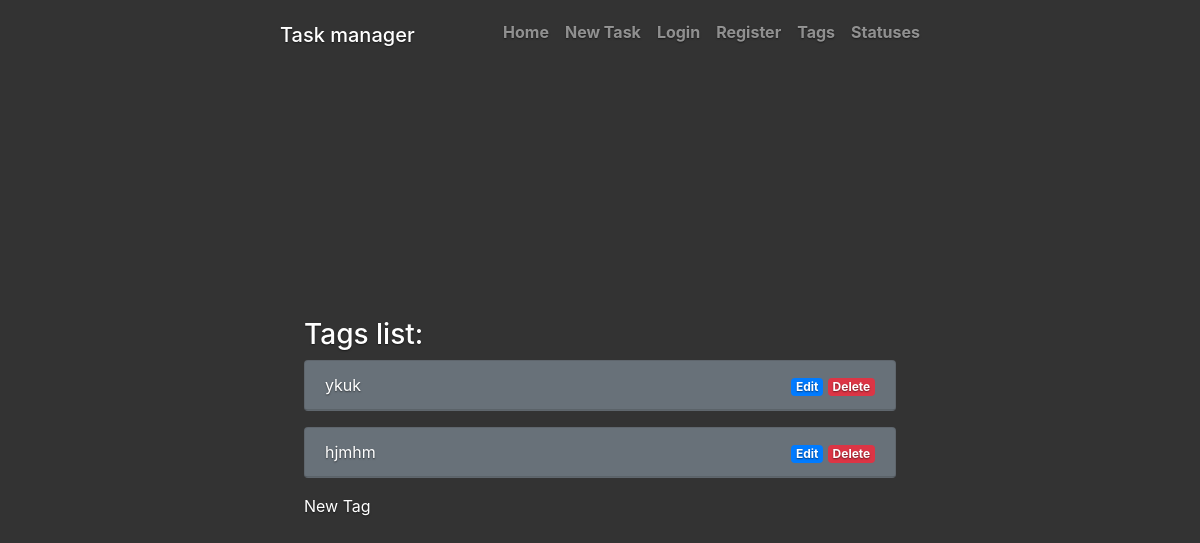
Before: /tasks/tags/ with the older database file.
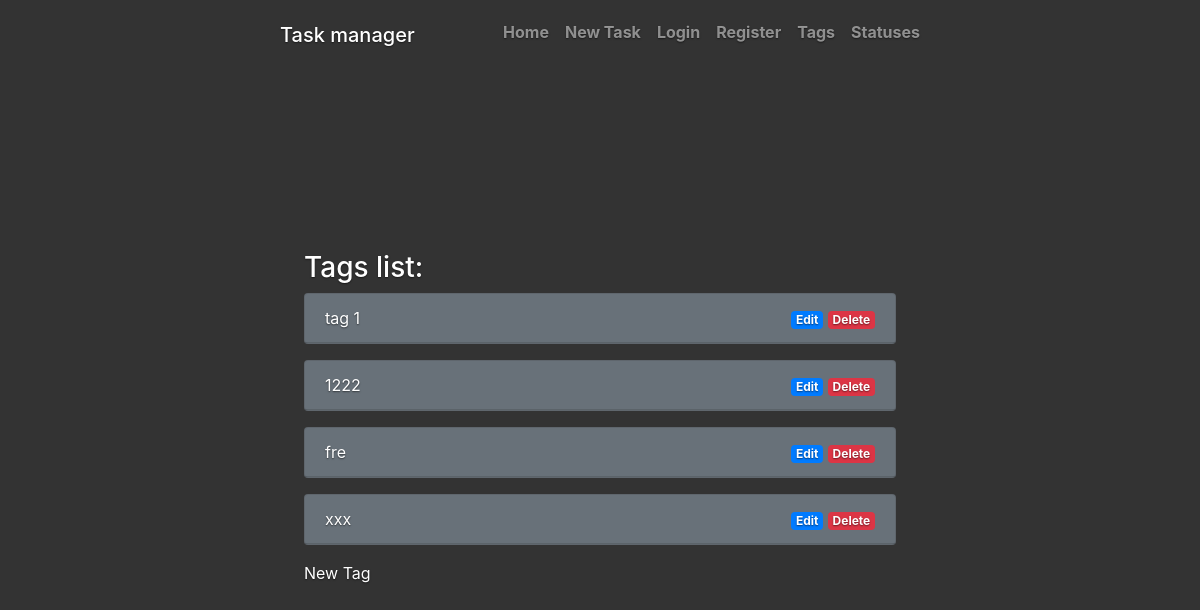
After: the same page with the newer database file.
### tasks/models.py (models this page shows, shortened)
class Tag(models.Model):
    name = models.CharField(
        max_length=200,
        unique=True,
        help_text="Enter a tag")

### tasks/views.py (the view)
# urls.py: path('tags/', views.TagsView.as_view(), name='tags'),
class TagsView(generic.ListView):
    template_name = 'tags.html'
    context_object_name = 'tags'
    def get_queryset(self):
        return Tag.objects.all()

### tasks/templates/tags.html
{% extends "base.html" %}
{% block content %}
    <h3 class="cover-heading">Tags list:</h3>
    {% if tags %}
    {% for tag in tags %}
    <div class="card text-white bg-secondary mb-3">
      <div class="card-header">
        <div class="row">
          <div class="col-md-6"><div class="text-left"><a href="{% url 'tag' tag.id %}">{{ tag.name }}</a></div></div>
          <div class="col-md-6"><div class="text-right"><a href="{% url 'tag_update' tag.id %}" class="badge badge-primary">Edit</a> <a href="{% url 'tag_delete' tag.id %}" class="badge badge-danger">Delete</a></div></div>
        </div>
      </div>
    </div>
  {% endfor %}
  {% else %}
    <p>You don't have any tags. </p>
  {% endif %}
  <p class="card-text"><a href="{% url 'tag_create'%}?next={{request.path}}">New Tag</a></p>
{% endblock %}

### tasks/templates/base.html (shortened to what this page needs)
<!doctype html>
<html lang="en">
<head>
    {% load bootstrap4 %}
    {% bootstrap_css %}
    {% load static %}
    <link rel="stylesheet" href="{% static 'css/cover.css' %}">
</head>
<body class="text-left">
    {% block conteiner %}
    <div class="cover-container d-flex w-100 h-100 p-3 mx-auto flex-column">
        {% endblock %}
        <header class="masthead mb-auto">
            <div class="inner">
                <h3 class="masthead-brand"><a href="/" class="navbar-brand">Task manager</a></h3>
                <nav class="nav nav-masthead justify-content-center">
                    <a class="nav-link" href="/">Home</a>
                    <a class="nav-link" href="{% url 'task_create'%}?next={{request.path}}">New Task</a> {% if user.is_authenticated %}
                    <a class="nav-link" href="{% url 'logout'%}?next={{request.path}}">Logout</a> {% else %}
                    <a class="nav-link" href="{% url 'login'%}?next={{request.path}}">Login</a>
                    <a class="nav-link" href="{% url 'register' %}">Register</a> {% endif %}
                    <a class="nav-link" href="{% url 'tag_create' %}">Tags</a>
                    <a class="nav-link" href="{% url 'task_status_create' %}">Statuses</a>
                </nav>
            </div>
        </header>
        <main role="main" class="inner cover">
            <p class="lead">{% block content %}{% endblock %}</p>
        </main>
    </div>
</body>
</html>

### tasks/static/css/cover.css (style rules this page uses)
a, a:focus, a:hover { color: #fff; }
html, body { height: 100%; background-color: #333; }
body { display: -ms-flexbox; display: flex; color: #fff; text-shadow: 0 .05rem .1rem rgba(0, 0, 0, .5); }
.cover-container { max-width: 42em; }
.masthead { margin-bottom: 2rem; }
.masthead-brand { margin-bottom: 0; }
.nav-masthead .nav-link { padding: .25rem 0; font-weight: 700; color: rgba(255, 255, 255, .5); background-color: transparent; border-bottom: .25rem solid transparent; }
.nav-masthead .nav-link + .nav-link { margin-left: 1rem; }
@media (min-width: 48em) { .masthead-brand { float: left; } }
@media (min-width: 48em) { .nav-masthead { float: right; } }
.cover { padding: 0 1.5rem; }

Changed rows visible on the page:
removed Tag: name "ykuk"
removed Tag: name "hjmhm"
added Tag: name "tag 1"
added Tag: name "1222"
added Tag: name "fre"
added Tag: name "xxx"
